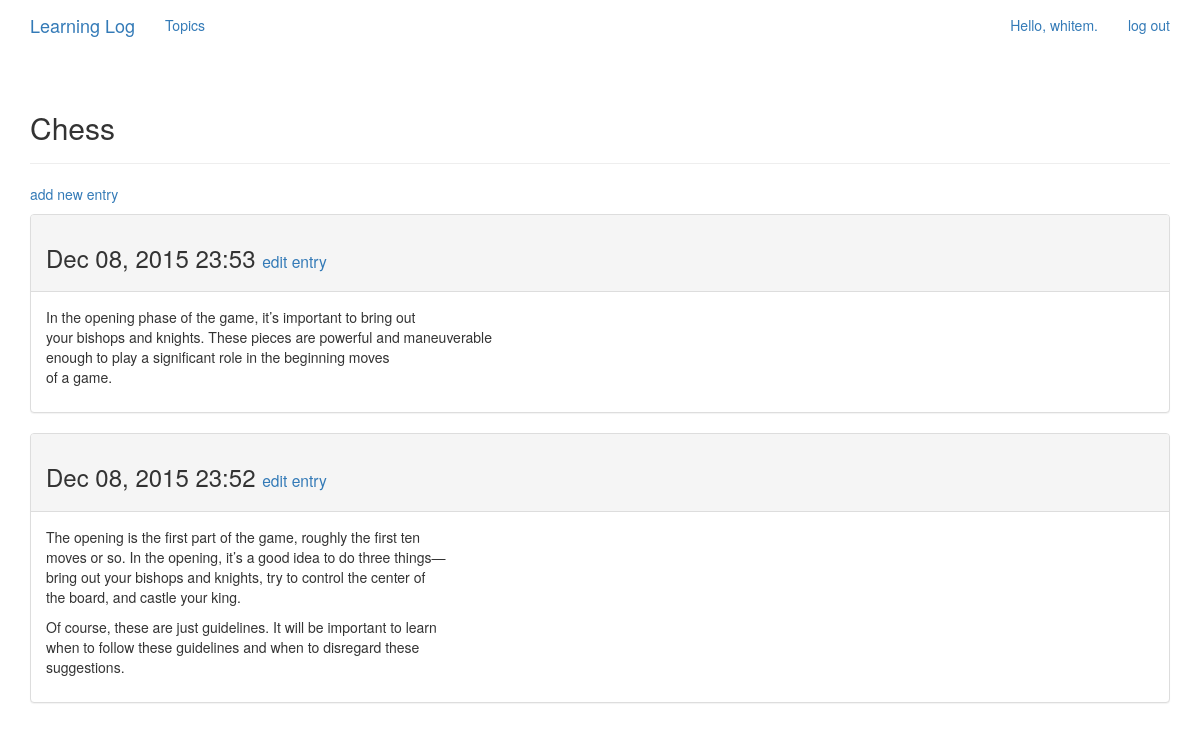
Before: /topics/1/ (signed in) with the older database file.
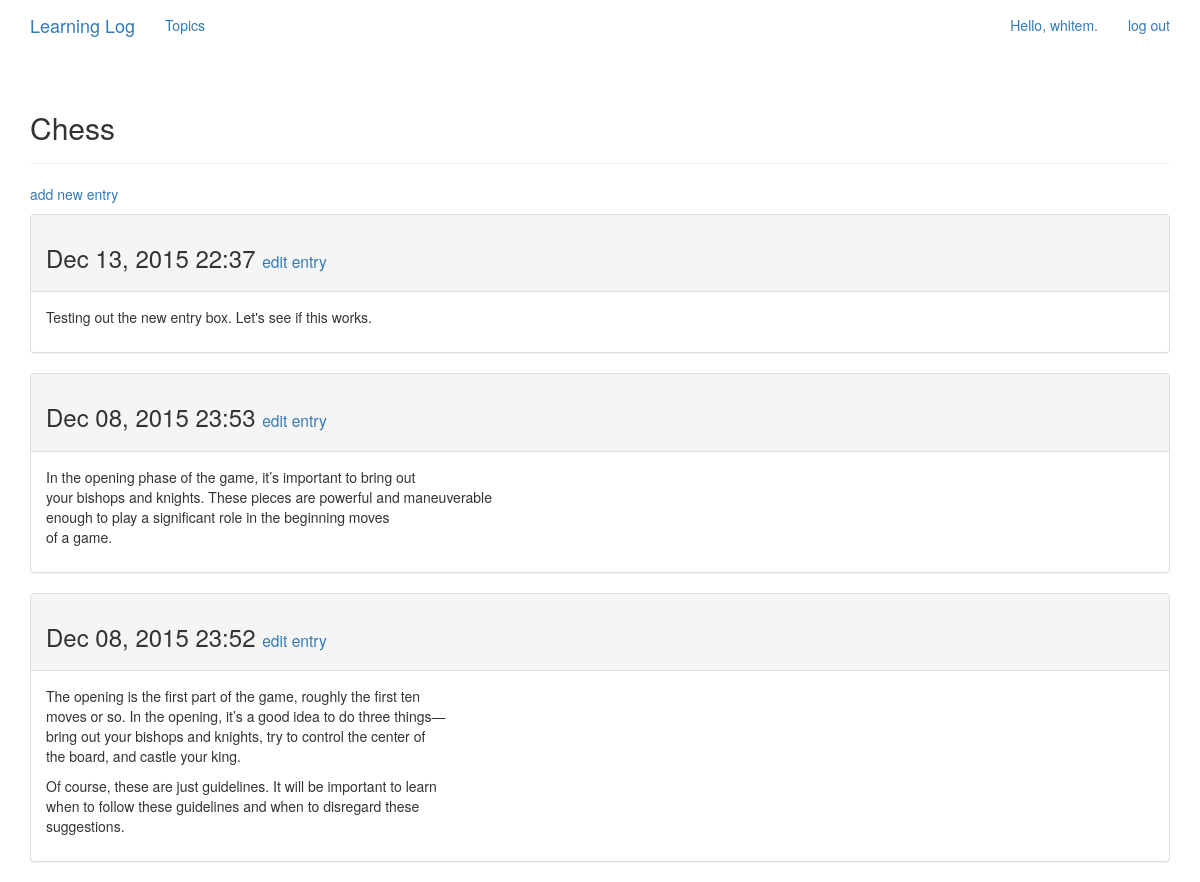
After: the same page with the newer database file.
### learning_logs/models.py (models this page shows, shortened)
class Entry(models.Model):
	topic = models.ForeignKey(Topic)
	text = models.TextField()
	date_added = models.DateTimeField(auto_now_add=True)
	class Meta:
		verbose_name_plural = 'entries'
	"""Return a string repsentation of the model."""

### learning_logs/views.py (the view)
# urls.py: url(r'^topics/(?P<topic_id>\d+)/$', views.topic, name='topic'),
@login_required
def topic(request, topic_id):
	topic = Topic.objects.get(id=topic_id)
	if topic.owner != request.user:
		raise Http404
	entries = topic.entry_set.order_by('-date_added')
	context = {'topic':topic, 'entries': entries}
	return render(request, 'learning_logs/topic.html', context)

### learning_logs/models.py (called while the page is built)
	def __str__(self):
		return self.text

### learning_logs/templates/learning_logs/topic.html
{% extends 'learning_logs/base.html' %}
{% block header %}
  <h2>{{ topic }}</h2>
{% endblock header %}
{% block content %}
  <p>
    <a href="{% url 'learning_logs:new_entry' topic.id %}">add new entry</a>
  </p>
  {% for entry in entries %}
    <div class="panel panel-default">
      <div class="panel-heading">
        <h3>
          {{ entry.date_added|date:'M d, Y H:i' }}
          <small>
            <a href="{% url 'learning_logs:edit_entry' entry.id %}">
              edit entry</a>
          </small>
        </h3>
      </div>
      <div class="panel-body">
        {{ entry.text|linebreaks }}
      </div>
    </div>
  {% empty %}
    There are no entries for this topic yet. Click add new entry to begin.
  {% endfor %}
{% endblock content %}

Changed rows visible on the page:
added Entry: date_added "Dec 13, 2015 22:37", text "Testing out the new entry box. Let's see if this works."
